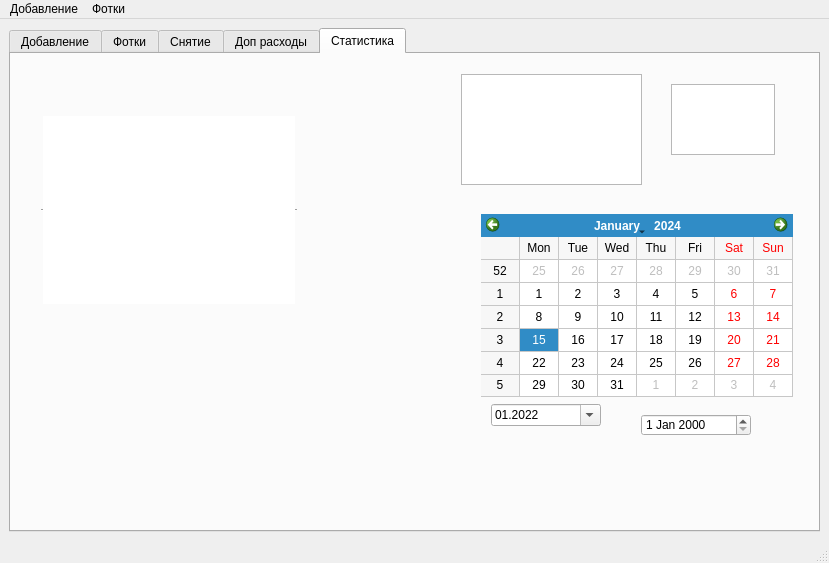
<?xml version="1.0" encoding="UTF-8"?>
<ui version="4.0">
 <class>MainWindow</class>
 <widget class="QMainWindow" name="MainWindow">
  <property name="geometry">
   <rect>
    <x>0</x>
    <y>0</y>
    <width>829</width>
    <height>563</height>
   </rect>
  </property>
  <property name="windowTitle">
   <string>MainWindow</string>
  </property>
  <property name="layoutDirection">
   <enum>Qt::LeftToRight</enum>
  </property>
  <widget class="QWidget" name="centralwidget">
   <layout class="QGridLayout" name="gridLayout_3">
    <item row="0" column="1">
     <widget class="QTabWidget" name="tabWidget">
      <property name="mouseTracking">
       <bool>false</bool>
      </property>
      <property name="currentIndex">
       <number>4</number>
      </property>
      <property name="usesScrollButtons">
       <bool>true</bool>
      </property>
      <property name="documentMode">
       <bool>false</bool>
      </property>
      <property name="tabsClosable">
       <bool>false</bool>
      </property>
      <property name="movable">
       <bool>true</bool>
      </property>
      <property name="tabBarAutoHide">
       <bool>false</bool>
      </property>
      <widget class="QWidget" name="tabWidgetPage1">
       <attribute name="title">
        <string>Добавление</string>
       </attribute>
       <widget class="QLineEdit" name="lineEdit">
        <property name="geometry">
         <rect>
          <x>140</x>
          <y>50</y>
          <width>621</width>
          <height>31</height>
         </rect>
        </property>
        <property name="font">
         <font>
          <family>Javanese Text</family>
          <pointsize>12</pointsize>
         </font>
        </property>
       </widget>
       <widget class="QPushButton" name="pushButton_2">
        <property name="geometry">
         <rect>
          <x>340</x>
          <y>260</y>
          <width>75</width>
          <height>23</height>
         </rect>
        </property>
        <property name="text">
         <string>ok</string>
        </property>
       </widget>
       <widget class="QLabel" name="label">
        <property name="geometry">
         <rect>
          <x>20</x>
          <y>10</y>
          <width>181</width>
          <height>16</height>
         </rect>
        </property>
        <property name="text">
         <string>Напишите название монеты:</string>
        </property>
       </widget>
       <widget class="QLabel" name="label_3">
        <property name="geometry">
         <rect>
          <x>20</x>
          <y>60</y>
          <width>81</width>
          <height>16</height>
         </rect>
        </property>
        <property name="font">
         <font>
          <pointsize>12</pointsize>
         </font>
        </property>
        <property name="text">
         <string>Название:</string>
        </property>
       </widget>
       <widget class="QLabel" name="label_4">
        <property name="geometry">
         <rect>
          <x>20</x>
          <y>120</y>
          <width>81</width>
          <height>16</height>
         </rect>
        </property>
        <property name="font">
         <font>
          <pointsize>12</pointsize>
         </font>
        </property>
        <property name="text">
         <string>Цена:</string>
        </property>
       </widget>
       <widget class="QLineEdit" name="lineEdit_2">
        <property name="geometry">
         <rect>
          <x>140</x>
          <y>110</y>
          <width>161</width>
          <height>31</height>
         </rect>
        </property>
        <property name="font">
         <font>
          <family>Javanese Text</family>
          <pointsize>12</pointsize>
         </font>
        </property>
       </widget>
       <widget class="QLabel" name="label_5">
        <property name="geometry">
         <rect>
          <x>20</x>
          <y>180</y>
          <width>121</width>
          <height>16</height>
         </rect>
        </property>
        <property name="font">
         <font>
          <pointsize>12</pointsize>
         </font>
        </property>
        <property name="text">
         <string>Себестоимость:</string>
        </property>
       </widget>
       <widget class="QLineEdit" name="lineEdit_3">
        <property name="geometry">
         <rect>
          <x>140</x>
          <y>170</y>
          <width>161</width>
          <height>31</height>
         </rect>
        </property>
        <property name="font">
         <font>
          <family>Javanese Text</family>
          <pointsize>12</pointsize>
         </font>
        </property>
       </widget>
       <widget class="QLabel" name="label_6">
        <property name="geometry">
         <rect>
          <x>20</x>
          <y>230</y>
          <width>121</width>
          <height>16</height>
         </rect>
        </property>
        <property name="font">
         <font>
          <pointsize>12</pointsize>
         </font>
        </property>
        <property name="text">
         <string>Владелец:</string>
        </property>
       </widget>
       <widget class="QComboBox" name="comboBox">
        <property name="geometry">
         <rect>
          <x>140</x>
          <y>230</y>
          <width>171</width>
          <height>22</height>
         </rect>
        </property>
        <property name="font">
         <font>
          <family>Microsoft JhengHei Light</family>
          <pointsize>11</pointsize>
          <underline>true</underline>
         </font>
        </property>
        <item>
         <property name="text">
          <string>Рома</string>
         </property>
        </item>
        <item>
         <property name="text">
          <string>Толя</string>
         </property>
        </item>
       </widget>
      </widget>
      <widget class="QWidget" name="tab">
       <attribute name="title">
        <string>Фотки</string>
       </attribute>
       <layout class="QGridLayout" name="gridLayout">
        <item row="0" column="0">
         <widget class="QScrollArea" name="scrollArea">
          <property name="widgetResizable">
           <bool>true</bool>
          </property>
          <widget class="QWidget" name="scrollAreaWidgetContents">
           <property name="geometry">
            <rect>
             <x>0</x>
             <y>0</y>
             <width>777</width>
             <height>433</height>
            </rect>
           </property>
          </widget>
         </widget>
        </item>
       </layout>
      </widget>
      <widget class="QWidget" name="tab_2">
       <attribute name="title">
        <string>Снятие</string>
       </attribute>
      </widget>
      <widget class="QWidget" name="tab_4">
       <attribute name="title">
        <string>Доп расходы</string>
       </attribute>
       <widget class="QLineEdit" name="lineEdit_4">
        <property name="geometry">
         <rect>
          <x>130</x>
          <y>60</y>
          <width>113</width>
          <height>20</height>
         </rect>
        </property>
        <property name="font">
         <font>
          <pointsize>12</pointsize>
         </font>
        </property>
       </widget>
       <widget class="QPushButton" name="pushButton_6">
        <property name="geometry">
         <rect>
          <x>280</x>
          <y>60</y>
          <width>75</width>
          <height>23</height>
         </rect>
        </property>
        <property name="text">
         <string>Добавить</string>
        </property>
       </widget>
       <widget class="QLabel" name="label_2">
        <property name="geometry">
         <rect>
          <x>30</x>
          <y>60</y>
          <width>101</width>
          <height>16</height>
         </rect>
        </property>
        <property name="font">
         <font>
          <family>MV Boli</family>
          <pointsize>12</pointsize>
         </font>
        </property>
        <property name="text">
         <string>Расходы:</string>
        </property>
       </widget>
       <widget class="QLabel" name="label_7">
        <property name="geometry">
         <rect>
          <x>30</x>
          <y>120</y>
          <width>101</width>
          <height>16</height>
         </rect>
        </property>
        <property name="font">
         <font>
          <family>MV Boli</family>
          <pointsize>12</pointsize>
         </font>
        </property>
        <property name="text">
         <string>Доходы:</string>
        </property>
       </widget>
       <widget class="QLineEdit" name="lineEdit_5">
        <property name="geometry">
         <rect>
          <x>130</x>
          <y>120</y>
          <width>113</width>
          <height>20</height>
         </rect>
        </property>
        <property name="font">
         <font>
          <pointsize>12</pointsize>
         </font>
        </property>
       </widget>
       <widget class="QPushButton" name="pushButton_7">
        <property name="geometry">
         <rect>
          <x>280</x>
          <y>120</y>
          <width>75</width>
          <height>23</height>
         </rect>
        </property>
        <property name="text">
         <string>Добавить</string>
        </property>
       </widget>
      </widget>
      <widget class="QWidget" name="tab_3">
       <property name="accessibleName">
        <string>fff</string>
       </property>
       <attribute name="title">
        <string>Статистика</string>
       </attribute>
       <widget class="QTextEdit" name="textEdit">
        <property name="geometry">
         <rect>
          <x>450</x>
          <y>20</y>
          <width>181</width>
          <height>111</height>
         </rect>
        </property>
       </widget>
       <widget class="QPlainTextEdit" name="plainTextEdit">
        <property name="geometry">
         <rect>
          <x>660</x>
          <y>30</y>
          <width>104</width>
          <height>71</height>
         </rect>
        </property>
       </widget>
       <widget class="QDateEdit" name="dateEdit">
        <property name="geometry">
         <rect>
          <x>630</x>
          <y>360</y>
          <width>110</width>
          <height>22</height>
         </rect>
        </property>
       </widget>
       <widget class="QDateEdit" name="dateEdit_2">
        <property name="geometry">
         <rect>
          <x>480</x>
          <y>350</y>
          <width>110</width>
          <height>22</height>
         </rect>
        </property>
        <property name="wrapping">
         <bool>true</bool>
        </property>
        <property name="buttonSymbols">
         <enum>QAbstractSpinBox::UpDownArrows</enum>
        </property>
        <property name="accelerated">
         <bool>true</bool>
        </property>
        <property name="displayFormat">
         <string>MM.yyyy</string>
        </property>
        <property name="calendarPopup">
         <bool>true</bool>
        </property>
        <property name="date">
         <date>
          <year>2022</year>
          <month>1</month>
          <day>1</day>
         </date>
        </property>
       </widget>
       <widget class="QCalendarWidget" name="calendarWidget">
        <property name="geometry">
         <rect>
          <x>470</x>
          <y>160</y>
          <width>312</width>
          <height>183</height>
         </rect>
        </property>
        <property name="gridVisible">
         <bool>true</bool>
        </property>
        <property name="selectionMode">
         <enum>QCalendarWidget::SingleSelection</enum>
        </property>
        <property name="horizontalHeaderFormat">
         <enum>QCalendarWidget::ShortDayNames</enum>
        </property>
        <property name="verticalHeaderFormat">
         <enum>QCalendarWidget::ISOWeekNumbers</enum>
        </property>
        <property name="navigationBarVisible">
         <bool>true</bool>
        </property>
        <property name="dateEditEnabled">
         <bool>true</bool>
        </property>
       </widget>
       <widget class="QTableView" name="tableView">
        <property name="geometry">
         <rect>
          <x>30</x>
          <y>60</y>
          <width>256</width>
          <height>192</height>
         </rect>
        </property>
        <property name="frameShape">
         <enum>QFrame::HLine</enum>
        </property>
        <property name="dragEnabled">
         <bool>true</bool>
        </property>
        <property name="dragDropMode">
         <enum>QAbstractItemView::DragDrop</enum>
        </property>
        <property name="defaultDropAction">
         <enum>Qt::MoveAction</enum>
        </property>
        <property name="alternatingRowColors">
         <bool>true</bool>
        </property>
        <property name="showGrid">
         <bool>true</bool>
        </property>
        <property name="gridStyle">
         <enum>Qt::DashDotLine</enum>
        </property>
        <property name="sortingEnabled">
         <bool>false</bool>
        </property>
       </widget>
      </widget>
     </widget>
    </item>
   </layout>
  </widget>
  <widget class="QMenuBar" name="menubar">
   <property name="enabled">
    <bool>true</bool>
   </property>
   <property name="geometry">
    <rect>
     <x>0</x>
     <y>0</y>
     <width>829</width>
     <height>26</height>
    </rect>
   </property>
   <widget class="QMenu" name="menu">
    <property name="title">
     <string>Добавление</string>
    </property>
   </widget>
   <widget class="QMenu" name="menu_2">
    <property name="tabletTracking">
     <bool>false</bool>
    </property>
    <property name="tearOffEnabled">
     <bool>true</bool>
    </property>
    <property name="title">
     <string>Фотки</string>
    </property>
   </widget>
   <addaction name="menu"/>
   <addaction name="menu_2"/>
  </widget>
  <widget class="QStatusBar" name="statusbar"/>
 </widget>
 <resources/>
 <connections>
  <connection>
   <sender>menubar</sender>
   <signal>customContextMenuRequested(QPoint)</signal>
   <receiver>MainWindow</receiver>
   <slot>show()</slot>
   <hints>
    <hint type="sourcelabel">
     <x>100</x>
     <y>9</y>
    </hint>
    <hint type="destinationlabel">
     <x>182</x>
     <y>45</y>
    </hint>
   </hints>
  </connection>
 </connections>
</ui>
